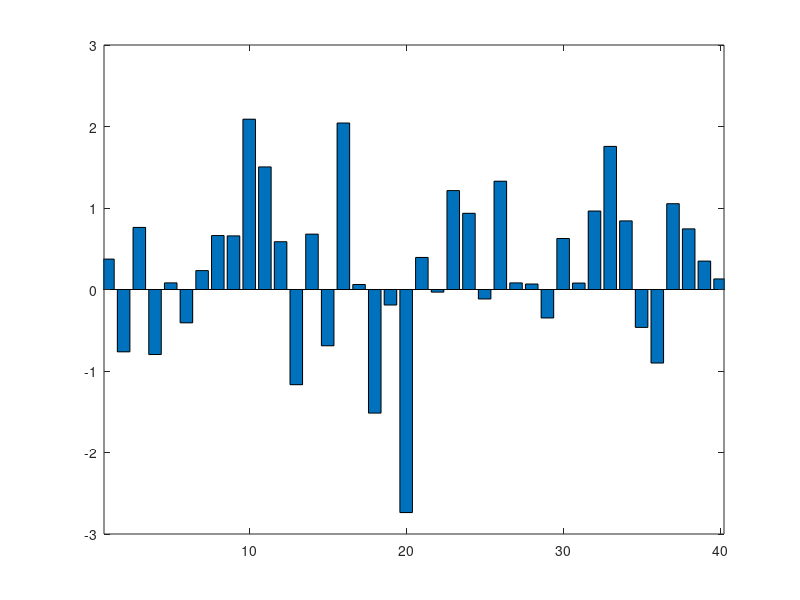
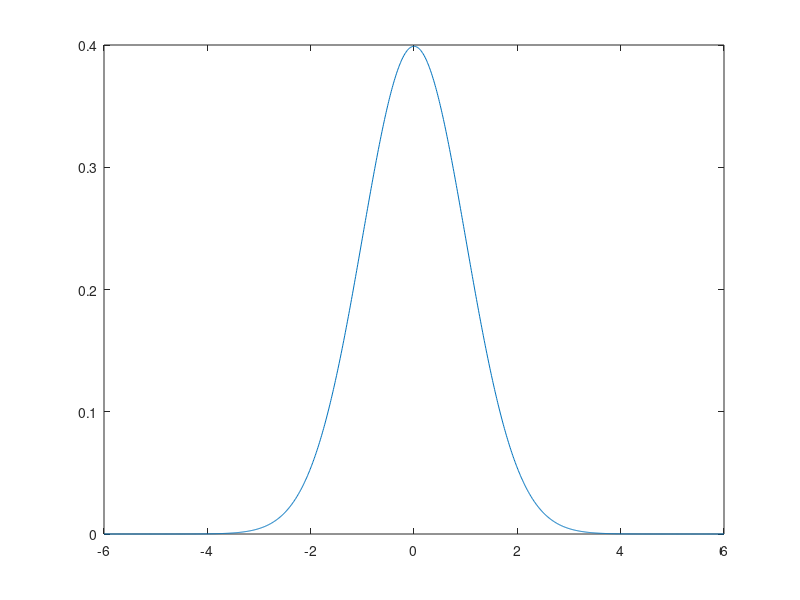
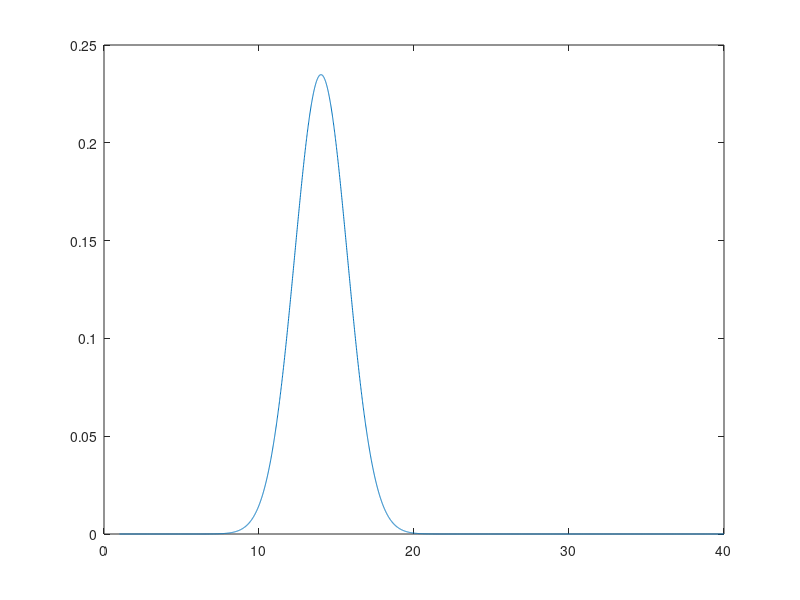
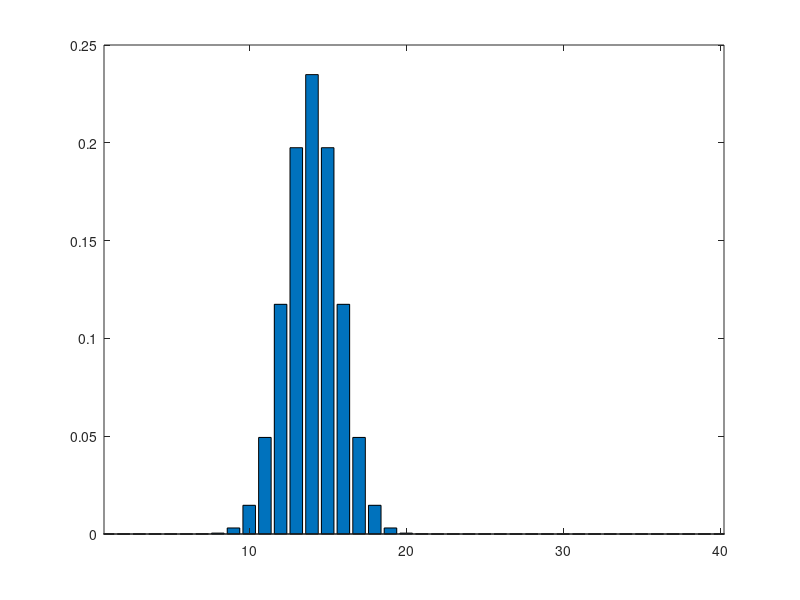

The MATLAB script that drew these images, in order:
% smoothtalk.m
% Script to generate figures and data for smoothing tutorial
% Matthew Brett 6/8/99

% seed random number generator
seed = 5;
randn('seed', seed);

% make vectors of points for the x axis 
minx = 1; 
maxx = 40;
x = minx:maxx; % for discrete plots
fineness = 1/100; 
finex = minx:fineness:maxx; % for continuous plots

% make and plot random data
y = randn(size(x));
figure
bar(x,y)
curraxis = axis;
axis([minx-0.25 maxx+0.25 curraxis([3 4])]);

% The formula for a normal distribution Gaussian 
% is given by 
%                 1           ( (x-u)^2 )
%    f(r) = ------------ x exp| ------  |
%           sqrt(v*2*pi)      (   2v    )
% Where v is sigma, and u is the mean.

% simple Gaussian kernel sigma 1, mean 0, as for N pdf
kernx = -6:fineness:6;
skerny = 1/sqrt(2*pi) * exp(-kernx.^2/2); 
figure
plot(kernx, skerny);

% parameters for Gaussian kernel
FWHM = 4;
sig = FWHM/sqrt(8*log(2));

% select example datapoint
datap = 14;

% continuous kernel at example data point
kerny = exp(-(finex-datap).^2/(2*sig^2));
% make area under kernel sum to 1
kerny = kerny / sum(kerny) / fineness; 
figure
plot(finex, kerny);

% discrete kernel at example data point
kerny_i = exp(-(x-datap).^2/(2*sig^2));
% make area under kernel sum to 1
kerny_i = kerny_i / sum(kerny_i);
figure
bar(x, kerny_i);
curraxis = axis;
axis([minx-0.25 maxx+0.25 curraxis([3 4])]);

% do the smooth
sy = zeros(size(y));
for xi = x
  kerny_i =  exp(-(x-xi).^2/(2*sig^2));
  kerny_i = kerny_i / sum(kerny_i);
  sy(xi) = sum(y.*kerny_i);
end

% plot of smoothed data
figure
% bar(x, sy);
plot(x,sy);
curraxis = axis;
axis([minx-0.25 maxx+0.25 curraxis([3 4])]);

% square wave centred over example point
sqw = zeros(size(finex));
tmp = find(finex > (datap-FWHM) & finex < (datap + FWHM));
mx = 1 / FWHM / 2;
sqw(tmp) = ones(size(tmp)) * mx;
figure
plot(finex, sqw)
axis([minx maxx -mx*0.1 mx*1.1])

% 2d Gaussian kernel - fairly continuous
Dim = [20 20];
fineness = 0.1;
[x2d,y2d] = meshgrid(-(Dim(2)-1)/2:fineness:(Dim(2)-1)/2,...
		 -(Dim(1)-1)/2:fineness:(Dim(1)-1)/2);
gf    = exp(-(x2d.*x2d + y2d.*y2d)/(2*sig*sig));
gf    = gf/sum(sum(gf))/(fineness^2);
figure
colormap hsv
surf(x2d+Dim(1)/2,y2d+Dim(2)/2,gf);

% 2d Gaussian kernel - discrete
[x2d,y2d] = meshgrid(-(Dim(2)-1)/2:(Dim(2)-1)/2,-(Dim(1)-1)/2:(Dim(1)-1)/2);
gf    = exp(-(x2d.*x2d + y2d.*y2d)/(2*sig*sig));
gf    = gf/sum(sum(gf));
figure
bar3(gf,'r');
axis([0 Dim(1) 0 Dim(2) 0 max(gf(:))*1.2])
axis xy

% matched filter theorem stuff

% simulated data - 8 FWHM peak
FWHM = 8;
sig = FWHM/sqrt(8*log(2));
sigd = exp(-(x-datap).^2/(2*sig^2));
sigd = sigd / sum(sigd);

% add random noise
nsigd = sigd + (randn(size(sigd)) * max(sigd/3));

% display signal and noise
mx = max(nsigd) * 1.2;
mn = min(nsigd) * 1.2;
figax = [minx maxx mn mx];
figure
bar(x, sigd)
axis(figax);
figure
bar(x, nsigd)
axis(figax);

% smooth with matched filter
snsigd = zeros(size(nsigd));
for xi = x
  kerny_i =  exp(-(x-xi).^2/(2*sig^2));
  kerny_i = kerny_i / sum(kerny_i);
  snsigd(xi) = sum(nsigd.*kerny_i);
end
figure
bar(x, snsigd)
axis(figax)
